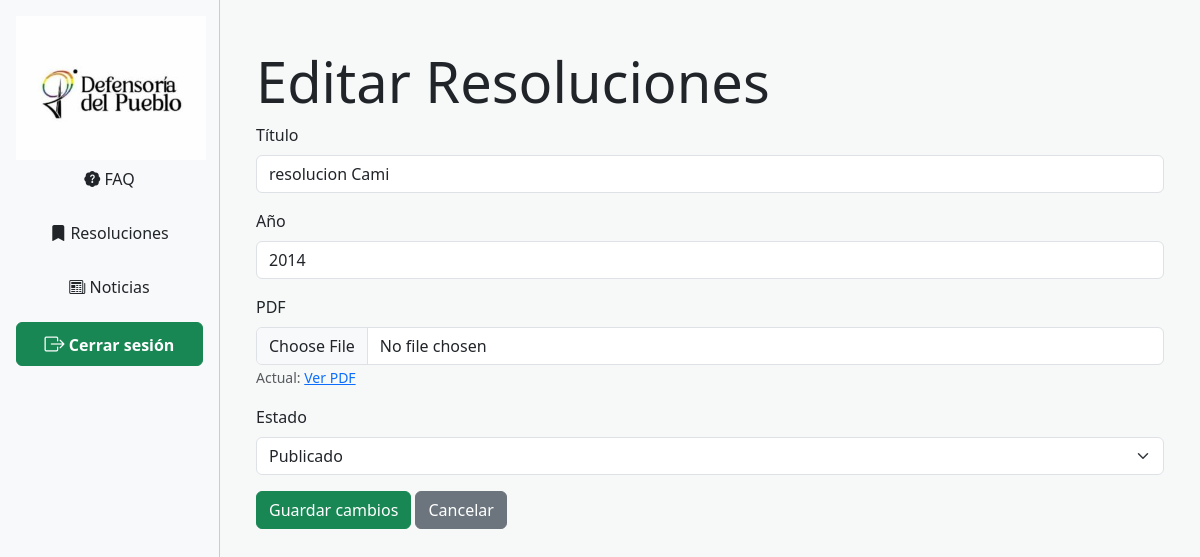
/principal/index.php?vista=resoluciones/editarResoluciones&id=1, run on the app's committed database.
### tables this page shows
CREATE TABLE `resoluciones` (
  `resolucion_id` int(10) UNSIGNED NOT NULL,
  `estado` tinyint(4) NOT NULL,
  `auditoria_id` int(11) NOT NULL,
  `Anio` year(4) NOT NULL,
  `Titulo` varchar(50) NOT NULL,
  `pdf` varchar(255) NOT NULL
);

### vistas/resoluciones/editarResoluciones.php (the view, shortened to what this page needs)
<?php
include_once "../plantilla/head2.php";
$id = isset($_GET['id']) ? intval($_GET['id']) : 0;
if ($id != 0) {
    $sql = "SELECT * FROM resoluciones WHERE resolucion_id = $id";
    $resultado = mysqli_query($link, $sql);
    $resolucion = mysqli_fetch_assoc($resultado);
}
?>
<div class="container py-4">
    <h4 class="text-dark display-4">Editar Resoluciones</h4>
    <form method="POST" action="index.php?vista=resoluciones/actualizarResoluciones">
        <div class="mb-3">
            <label class="form-label">Título</label>
            <input type="text" name="titulo" class="form-control" value="<?= htmlspecialchars($resolucion['Titulo']) ?>" required>
        </div>
        <div class="mb-3">
            <label class="form-label">Año</label>
            <input type="number" name="anio" class="form-control" value="<?= $resolucion['Anio'] ?>" required>
        </div>
        <div class="mb-3">
            <label class="form-label">PDF</label>
            <input type="file" name="pdf" class="form-control" accept="application/pdf">
            <?php if (!empty($resolucion['pdf'])): ?>
                <small class="text-muted">Actual: <a href="uploads/<?= htmlspecialchars($resolucion['pdf']) ?>" target="_blank">Ver PDF</a></small>
            <?php endif; ?>
        </div>
        <div class="mb-3">
            <label class="form-label">Estado</label>
            <select name="estado" class="form-select">
                <option value="1" <?= $resolucion['estado'] == 1 ? 'selected' : '' ?>>Publicado</option>
            </select>
        </div>
        <button type="submit" class="btn btn-success">Guardar cambios</button>
        <a href="index.php?vista=resoluciones/resoluciones" class="btn btn-secondary">Cancelar</a>
    </form>
</div>

### plantilla/style.css (style rules this page uses)
html, body { margin: 0; background-color: #f7f9f9; display: flex; flex-direction: column; height: 100%; }
h1, h2, h3, h4, h5 { color: inherit; }

### data on the page
resoluciones: titulo "resolucion Cami", anio "2014", estado "Publicado"
